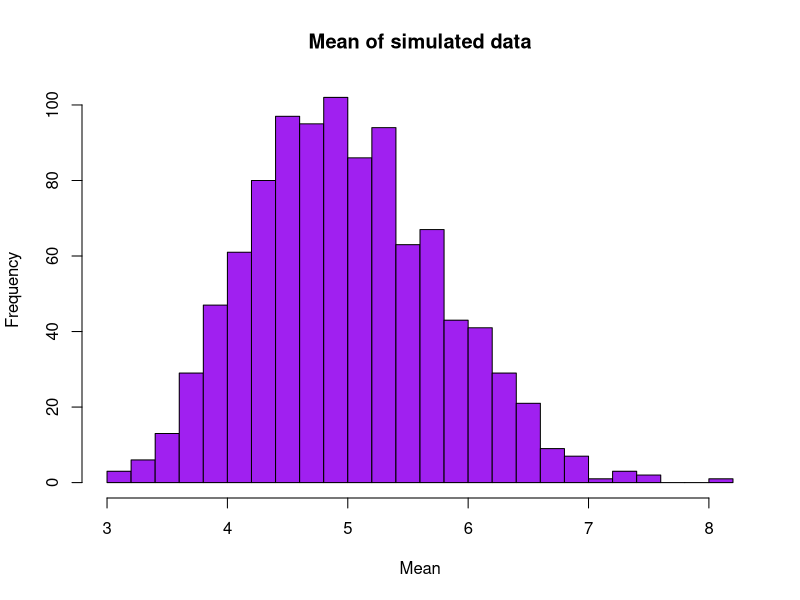
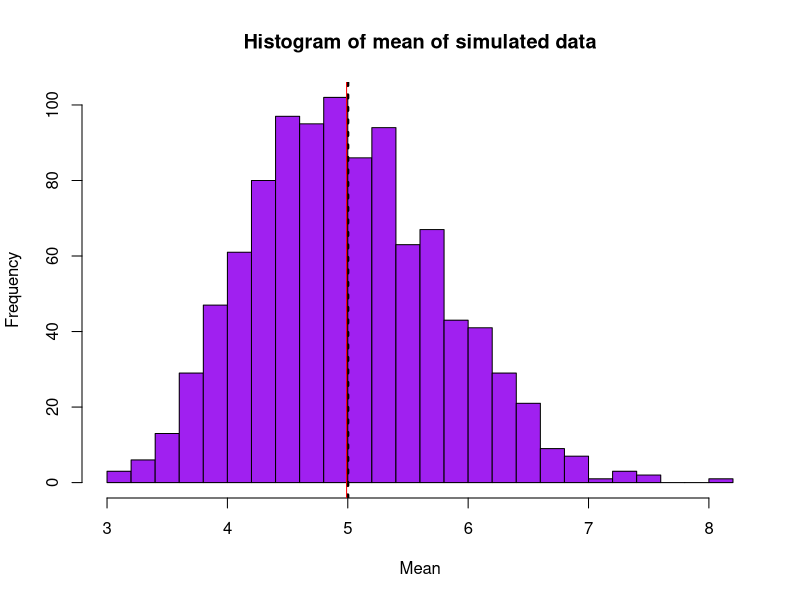
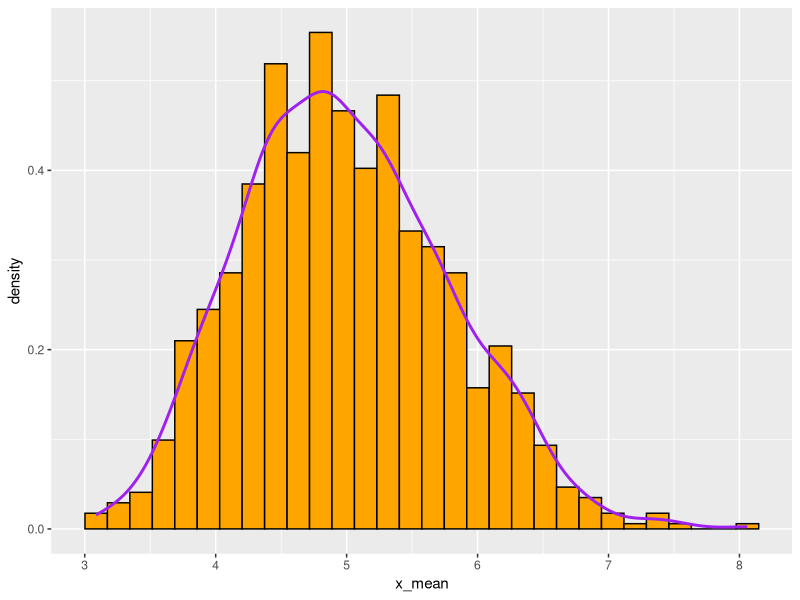
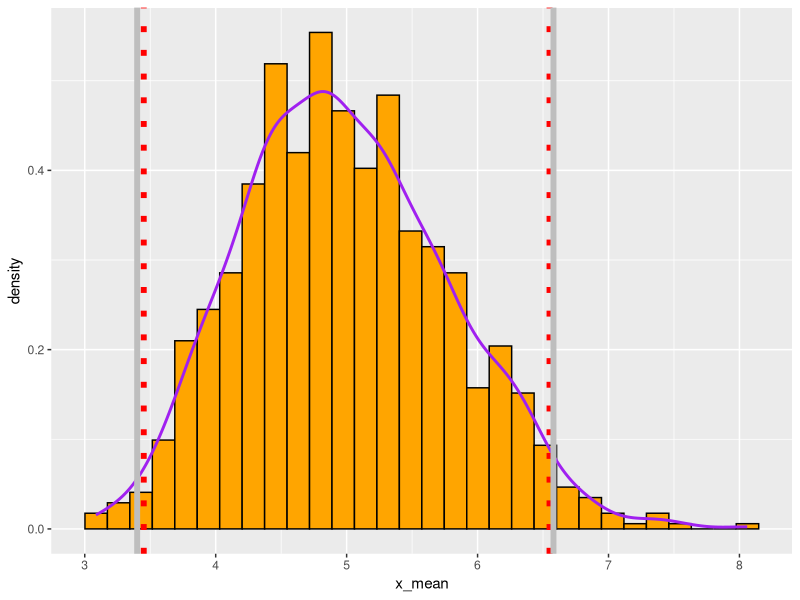

Source code (R) for these figures, in order:
## ---- chunk 1
knitr::opts_chunk$set(echo = TRUE)
## ---- chunk 2
lambda=0.2
sim<-1000
n<-40
set.seed(1)
## ---- chunk 3
x<- matrix(rexp(sim*n,lambda),sim)
x_mean<-rowMeans(x)
hist(x_mean, col = "Purple",breaks = 30,xlab = "Mean",main = "Mean of simulated data")
## ---- chunk 4
theoretical_mean<-(1/lambda)
theoretical_mean

sample_mean<-mean(x_mean)
sample_mean

hist(x_mean, col = "Purple",breaks = 30,xlab = "Mean",main = "Histogram of mean of simulated data")
abline(v = theoretical_mean, lty=3, lwd=3)
abline(v = sample_mean, lwd=1, col="Red")
## ---- chunk 5
std_deviation<-(1/lambda)
theoretical_var<-(std_deviation^2)/n
theoretical_var

sample_var<-var(x_mean)
sample_var
## ---- chunk 6
library(ggplot2)
graph1<-ggplot(data.frame(x_mean),aes(x=x_mean,y=..density..))+geom_histogram(colour='black',fill='orange')+geom_density(size=1,colour='purple')
graph1
## ---- chunk 7
theoretical_ci<-theoretical_mean+c(-1,1)*1.96*(std_deviation/sqrt(n))
theoretical_ci

sample_ci<-sample_mean+c(-1,1)*qt(.975,(n-1))*sd(x_mean)
sample_ci
## ---- chunk 8

graph1<-graph1+geom_vline(xintercept = theoretical_ci,color = "red",lty=3, lwd=2)+geom_vline(xintercept = sample_ci,color = "grey",lty=1, lwd=2)
graph1
##abline(v=theoretical_ci, col = "red",lty=4)
##abline(v=sample_ci, col = "blue")
